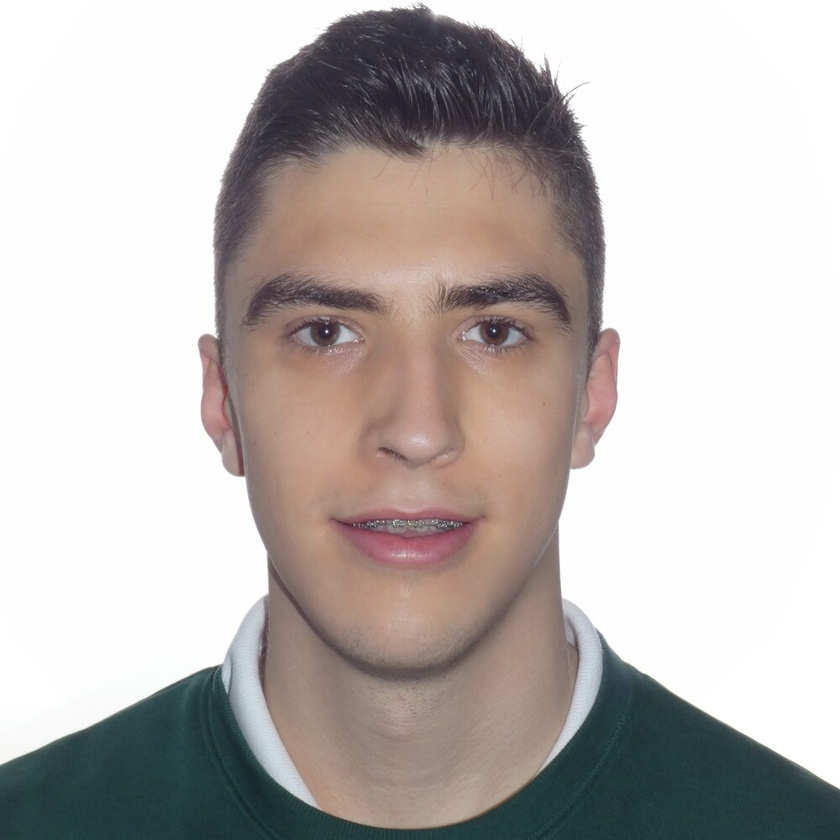
%> input picture p6-pca/matlab/dni.jpg, 840 x 840 px, shrunk from 1000 x 1000 before the run
$ octave P61.m   (GNU Octave 9; MATLAB toolbox functions it lacks are replaced by stand-ins)
%> lines starting %> are read from the running program, lines starting %| are printed output that depends on the picture
%% Practica 6.1: SVD

clear all
close all

% Leer la imagen
I = imread('dni.jpg');
%> I is the input picture: size 840x840x3 uint8; mean R, G, B 190, 183.7, 181

% Convertirla a blanco y negro
BW = rgb2gray(I);
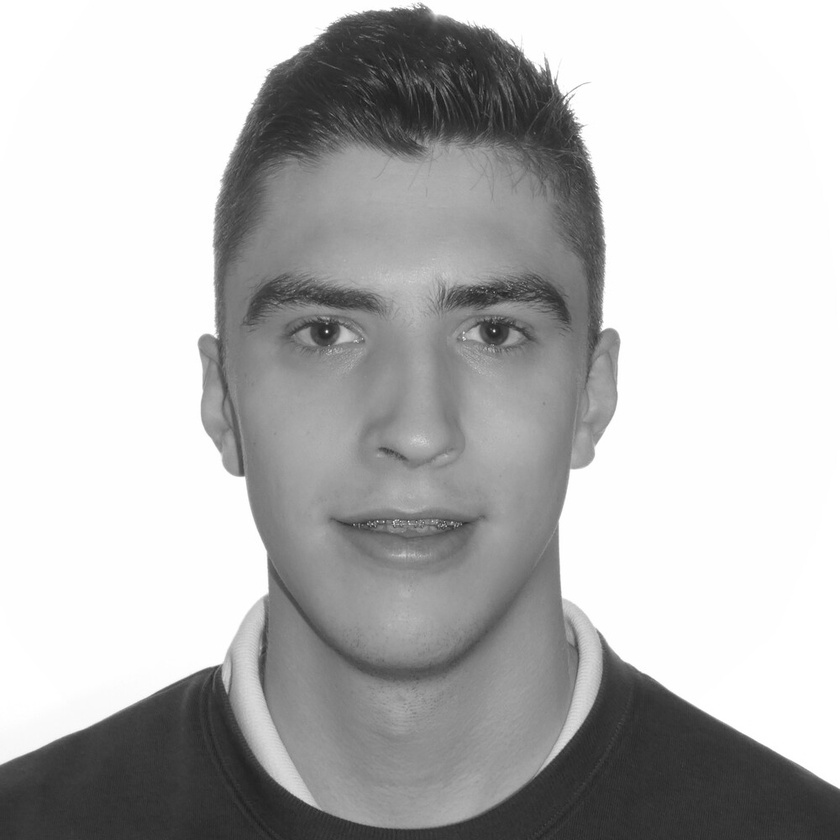
%> BW: size 840x840 uint8; min 26, max 255, mean 185.2

% Convertir los datos a double
X=im2double(BW);

% graficar la imagen
figure(1);
colormap(gray);
imshow(X);
axis off;
pause

% Aplicar SVD
[U,S,V] = svd(X);

% [23 lines of commented-out code are left out]
value = 0;
k = 0;
suma = trace(S);
%> suma = 1479.6
while value < 0.9
    k = k + 1;
    value = value + (S(k,k) / suma);
end
%> this loop made 123 passes
%> value on passes 1 to 12: 0.436, 0.498, 0.541, 0.573, 0.598, 0.618, 0.635, 0.648, 0.661, 0.672, 0.681, 0.69
%> after the loop, k = 123; value = 0.9
k
%> k = 123

% Graficar la reconsrtucci�n con las primeras k componentes
figure(4);
Xhat = U(:, 1:k)*S(1:k, 1:k)*V(:, 1:k)';
imshow(Xhat);
colormap(gray);
axis off;
pause

% Calcular y mostrar el ahorro en espacio
%   Valores singulares
plot(diag(S));
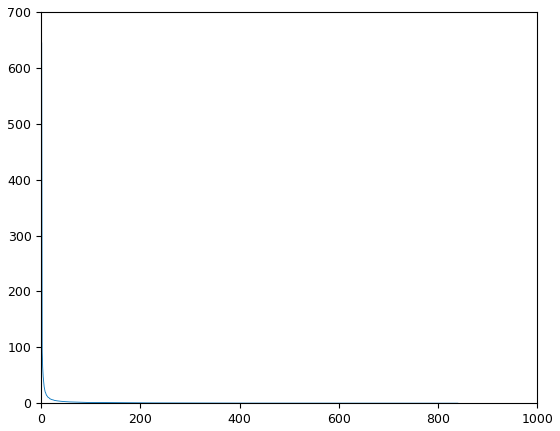
%> figure redrawn from the program's plot data; curve peaks at x = 1, y = 644.6
%   Ratio de compresión
m = 1000
n = 1000
plot((m*n) ./ ((1:1:n)*(m+n+1)));
%> figure, not shown here; curve peaks at x = 1, y = 499.8
